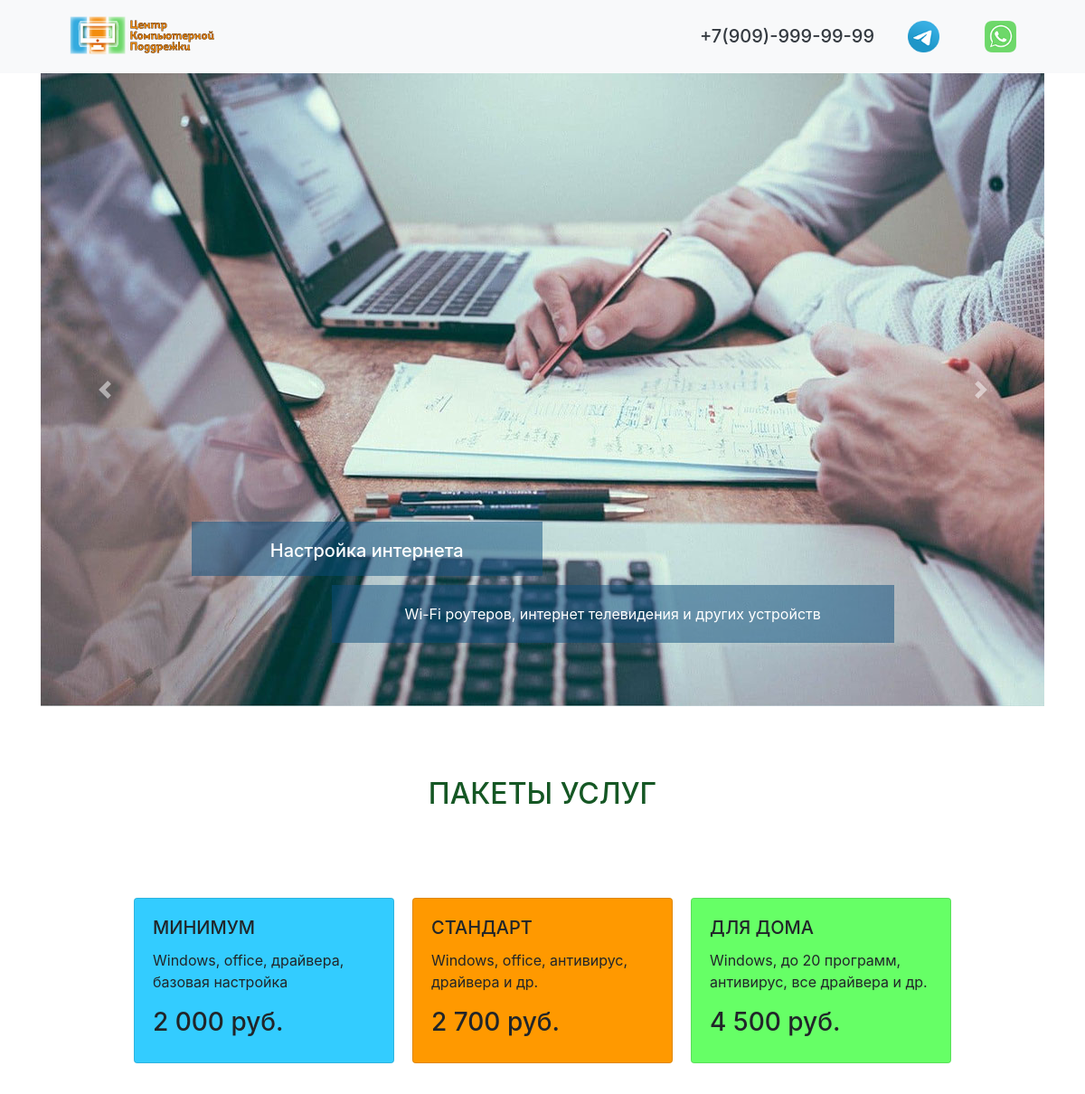
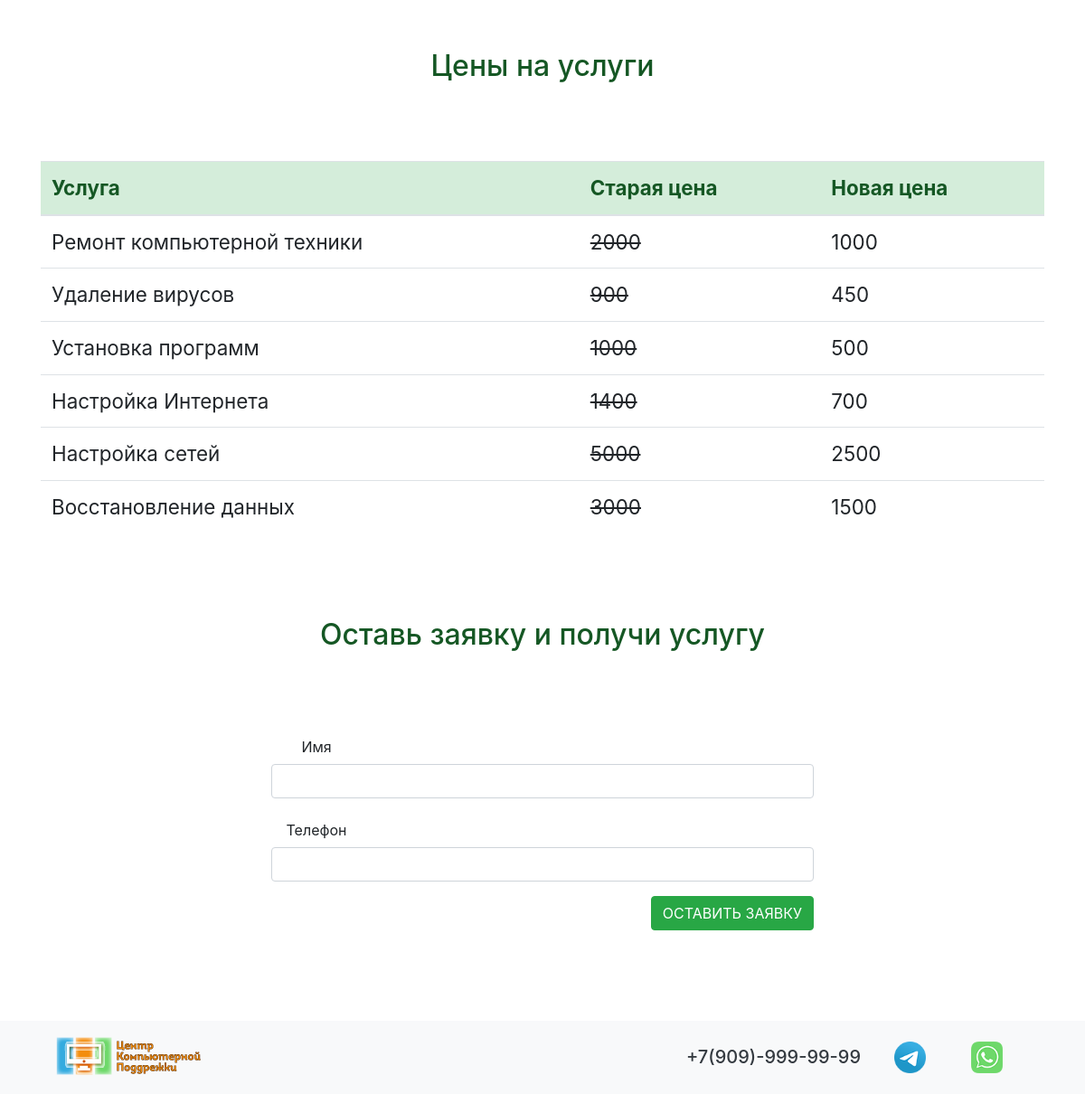
The page / on the database its author committed (2 pictures, top to bottom).
### cms/models.py (models this page shows, shortened)
class CmsSlider(models.Model):
    cms_img = models.ImageField(upload_to='slider_img/', verbose_name="Изображение")
    cms_title = models.CharField(max_length=200, verbose_name="Заголовок")
    cms_text = models.CharField(max_length=200, verbose_name="Текст")
    cms_css = models.CharField(max_length=200, default="-", verbose_name="CSS класс")
    class Meta:
        verbose_name = 'слайд'
        verbose_name_plural = 'Слайды'

### price/models.py (models this page shows, shortened)
class PriceCard(models.Model):
    pc_value = models.CharField(max_length=20, verbose_name="Цена")
    pc_description = models.CharField(max_length=200, verbose_name="Описание")
    class Meta:
        verbose_name = "цену"
        verbose_name_plural = "Цены"

class PriceTable(models.Model):
    pt_title = models.CharField(max_length=200, verbose_name="Услуга")
    pt_old_price = models.CharField(max_length=20, verbose_name="Старая цена")
    pt_new_price = models.CharField(max_length=20, verbose_name="Новая цена")
    class Meta:
        verbose_name = "услугу"
        verbose_name_plural = "Услуги"

### cms/views.py (the view)
# urls.py: path('', views.first_page, name='home'),
def first_page(request):
    slider_list = CmsSlider.objects.all()
    pc_1 = PriceCard.objects.get(pk=1)
    pc_2 = PriceCard.objects.get(pk=2)
    pc_3 = PriceCard.objects.get(pk=3)
    price_table = PriceTable.objects.all()
    form = OrderForm()
    context = {
        'slider_list': slider_list,
        'pc_1': pc_1,
        'pc_2': pc_2,
        'pc_3': pc_3,
        'price_table': price_table,
        'form': form,
    }
    return render(request, 'cms/index.html', context)

### crm/forms.py
class OrderForm(forms.Form):
    name = forms.CharField(max_length=200, widget=forms.TextInput(attrs={"class": "form-control"}))
    phone = forms.CharField(max_length=200, widget=forms.TextInput(attrs={"class": "form-control"}))

### cms/templates/cms/index.html (shortened to what this page needs)
{%extends 'cms/base.html'%}
{%block content%}
{%include 'cms/carusel.html'%}
{%include 'cms/price.html'%}
<section>
    <div class="container class_form">
        <h1 class="text-3">Оставь заявку и получи услугу</h1>
        <div class="row justify-content-center">
        <form action="{%url 'thanks_page'%}" method="post" style="width: 50%;">
          <div class="form-group row">
            <label for="inputEmail3" class="col-sm-2 col-form-label">Имя</label><br>
              {{form.name}}
          </div>
          <div class="form-group row">
            <label for="inputEmail3" class="col-sm-2 col-form-label">Телефон</label><br>
              {{form.phone}}
          </div>
          <div style="float: right;" class="form-group row">
              <button type="submit" class="btn btn-success">ОСТАВИТЬ ЗАЯВКУ</button>
          </div>
        </form>
        </div>
    </div>
</section>
{%endblock%}

### cms/templates/cms/base.html (shortened to what this page needs)
<!doctype html>
{%load static%}
<html lang="ru">
  <head>
    <link href="{% static 'css/style.css'%}" rel="stylesheet">
    <link rel="stylesheet" href="https://cdn.jsdelivr.net/npm/bootstrap@4.5.3/dist/css/bootstrap.min.css">
  </head>
  <body>
  <div class="bg-light">
	<nav class="navbar navbar-light bg-light container">
	  <a class="logo-top" href="{%url 'home'%}">
	    <img src="{% static 'cms/logo.png'%}" class="d-inline-block align-top" alt="" loading="lazy">
	  </a>
	  <div class="contact-top">
                <a class="whatsapp-number" href="https://web.whatsapp.com/"></a>
                <a class="telegram-number" href="https://t.me/"></a>
              	<a class="phone-number text-dark" href="tel:+79099999999">
              	<h5>+7(909)-999-99-99</h5></a>
      </div>
	</nav>
	</div>
  {%block content%}
  {%endblock%}
<footer class="bg-light">
  		<div class="container">
  			<nav class="navbar navbar-light container">
			    <a class="logo-bottom" href="{%url 'home'%}">
			    	<img src="{% static 'cms/logo.png'%}" class="d-inline-block align-top" alt="" loading="lazy">
			    </a>
	  			<div class="contact-top">
	                <a class="whatsapp-number" href="https://web.whatsapp.com/"></a>
	                <a class="telegram-number" href="https://t.me/"></a>
	              	<a class="phone-number text-dark" href="tel:+79099999999">
	              	<h5>+7(909)-999-99-99</h5></a>
      			</div>
			</nav>
  		</div>
  	    </footer>
</body>
</html>

### cms/templates/cms/carusel.html (shortened to what this page needs)
<section>
    <div id="carouselExampleCaptions" class="carousel slide container" data-ride="carousel">
      <div class="carousel-inner">
        {%for slide in slider_list%}
        <div class="carousel-item {{slide.cms_css}}">
          <img src="{{slide.cms_img.url}}" class="d-block w-100"  alt="...">
          <div class="carousel-caption d-md-block">
            <h5 class="slaider_h">{{slide.cms_title}}</h5>
            <p class="slaider_p">{{slide.cms_text}}</p>
          </div>
        </div>
        {%endfor%}
      </div>
      <a class="carousel-control-prev" href="#carouselExampleCaptions" role="button" data-slide="prev">
        <span class="carousel-control-prev-icon" aria-hidden="true"></span>
      </a>
      <a class="carousel-control-next" href="#carouselExampleCaptions" role="button" data-slide="next">
        <span class="carousel-control-next-icon" aria-hidden="true"></span>
      </a>
    </div>
</section>

### cms/templates/cms/price.html
<section>
    <div class="container">
        <h1 class="text-3">ПАКЕТЫ УСЛУГ</h1>
        <div class="row justify-content-center">
            <div class="card product_card" style="width: 18rem; background-color: #33CCFF;">
              <div class="card-body">
                <h5 class="card-title">МИНИМУМ</h5>
                <p class="card-text">Windows, office, драйвера, базовая настройка</p>
                <h3>{{pc_1.pc_value}} руб.</h3>
              </div>
            </div>
            <div class="card product_card" style="width: 18rem; background-color: #FF9900;">
              <div class="card-body">
                <h5 class="card-title">СТАНДАРТ</h5>
                <p class="card-text">Windows, office, антивирус, драйвера и др.</p>
                <h3>{{pc_2.pc_value}} руб.</h3>
              </div>
            </div>
            <div class="card product_card" style="width: 18rem; background-color: #66FF66;">
              <div class="card-body">
                <h5 class="card-title">ДЛЯ ДОМА</h5>
                <p class="card-text">Windows, до 20 программ, антивирус, все драйвера и др.</p>
                <h3>{{pc_3.pc_value}} руб.</h3>
              </div>
            </div>
        </div>
    </div>
</section>
<section>
    <div class="container">
        <h1 class="text-3">Цены на услуги</h1>
        <table class="table table_one">
          <thead class="alert-success">
            <tr>
              <th scope="col">Услуга</th>
              <th scope="col">Старая цена</th>
              <th scope="col">Новая цена</th>
            </tr>
          </thead>
          <tbody>
          {%for pt in price_table%}
          <tr>
              <td>{{pt.pt_title}}</td>
              <td><del>{{pt.pt_old_price}}</del></td>
              <td>{{pt.pt_new_price}}</td>
            </tr>
          {%endfor%}
          </tbody>
        </table>
    </div>
</section>

### cms/static/css/style.css (style rules this page uses)
.logo-top { float: left; margin: 0px 0px 5px 30px; }
.phone-number { width: 200px; height: 40px; float: right; margin: 20px 10px 5px 20px; }
.whatsapp-number { width: 35px; height: 35px; float: right; margin: 15px 30px 5px 20px; background: url(../cms/wa-image-color.png) no-repeat center top / cover; transition: 0.5s ease-in-out; }
.telegram-number { width: 35px; height: 35px; float: right; margin: 15px 30px 5px 20px; background: url(../cms/tg-image-color.png) no-repeat center top / cover; transition: 0.5s ease-in-out; }
.slaider_h { height: 60px; width: 50%; margin: 30px 0px 10px 0px; padding-top: 20px; background-color: rgba(10, 77, 125, 0.5); text-align: center; }
.slaider_p { height: 100%; width: 80%; float: right; margin: 0px 0px 30px 0px; padding-top: 20px; padding-bottom: 20px; background-color: rgba(10, 77, 125, 0.5); text-align: center; }
.text-3 { color: #155724; font-size: 2em; text-align: center; padding-top: 7%; padding-bottom: 7%; }
.product_card { margin: 10px; }
.table_one { font-size: 1.4em; }
.class_form { text-align: center; padding-bottom: 7%; }
.logo-bottom { margin: 0 0 5px; }

### rows shown on the page
CmsSlider: cms_img (picture), cms_title "Настройка интернета", cms_text "Wi-Fi роутеров, интернет телевидения и других устройств"
PriceCard: pc_value "2 000"
PriceCard: pc_value "2 700"
PriceCard: pc_value "4 500"
PriceTable: pt_title "Ремонт компьютерной техники", pt_old_price "2000", pt_new_price "1000"
PriceTable: pt_title "Удаление вирусов", pt_old_price "900", pt_new_price "450"
PriceTable: pt_title "Установка программ", pt_old_price "1000", pt_new_price "500"
PriceTable: pt_title "Настройка Интернета", pt_old_price "1400", pt_new_price "700"
PriceTable: pt_title "Настройка сетей", pt_old_price "5000", pt_new_price "2500"
PriceTable: pt_title "Восстановление данных", pt_old_price "3000", pt_new_price "1500"
